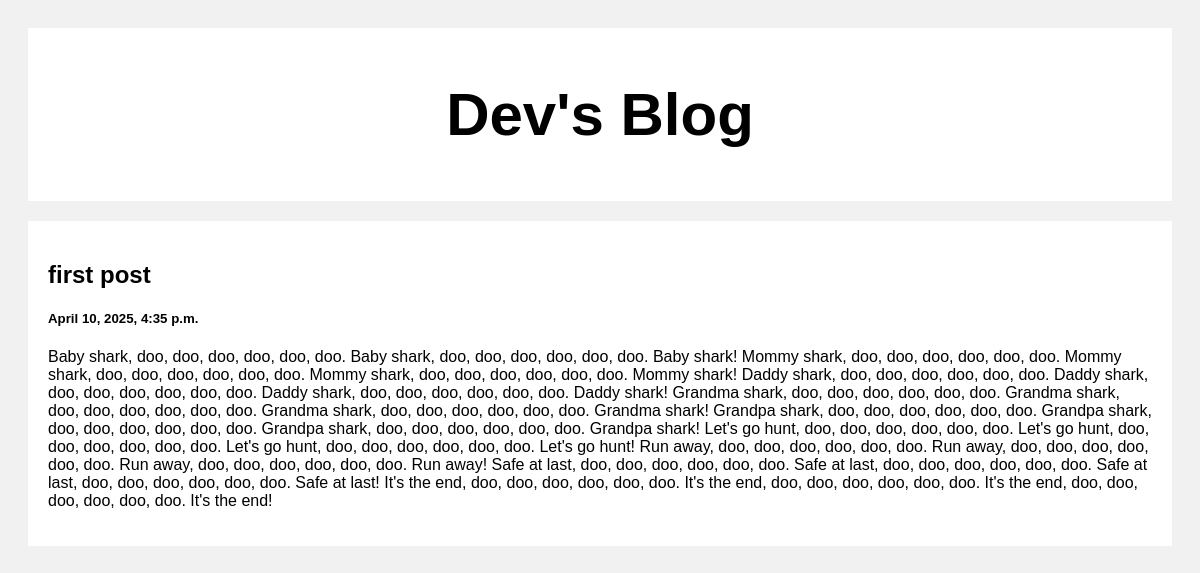
/post/1, run on the app's committed database.
### posts/models.py (models this page shows)
class Post(models.Model):
    title= models.CharField(max_length=100, default="")
    body= models.CharField(max_length=1000000, default="")
    created_at= models.DateTimeField(default=datetime.now, blank=True)

### posts/views.py (the view)
# urls.py: path('post/<str:pk>', views.post, name='post')
def post(request, pk):
    posts = Post.objects.get(id=pk)
    return render(request, 'posts.html', {'posts': posts})

### templates/posts.html (shortened to what this page needs)
<!DOCTYPE html>
<html>
<head>
</head>
<body>
<div class="header">
  <h2>Dev's Blog</h2>
</div>
<div class="row">
  <div class="leftcolumn">
    <div class="card">
        <h2>{{posts.title}}</h2>
        <h5>{{posts.created_at}}</h5>
        <p>{{posts.body}}</p>
    </div>
  </div>
</div>
</body>
</html>

### templates/posts.html (style rules this page uses)
* { box-sizing: border-box; }
body { font-family: Arial; padding: 20px; background: #f1f1f1; }
.header { padding: 2px; font-size: 40px; text-align: center; background: white; }
.leftcolumn { float: left; width: 100%; }
.card { background-color: white; padding: 20px; margin-top: 20px; }
.row:after { content: ""; display: table; clear: both; }

### data on the page
Post: title "first post", created_at "April 10, 2025, 4:35 p.m.", body "Baby shark, doo, doo, doo, doo, doo, doo. Baby shark, doo, doo, doo, doo, doo, doo. Baby shark! Mommy shark, doo, doo, doo, doo, doo, doo. Mommy shark, doo, doo, doo, doo, doo, doo. Mommy shark, doo, doo, doo, doo, doo, doo. Mommy shark! Daddy shark, doo, doo, doo, doo, doo, doo. Daddy shark, doo, doo, doo, doo, doo, doo. Daddy shark, doo, doo, doo, doo, doo, doo. Daddy shark! Grandma shark, doo, doo, doo, doo, doo, doo. Grandma shark, doo, doo, doo, doo, doo, doo. Grandma shark, doo, doo, doo, doo, doo, doo. Grandma shark! Grandpa shark, doo, doo, doo, doo, doo, doo. Grandpa shark, doo, doo, doo, doo, doo, doo. Grandpa shark, doo, doo, doo, doo, doo, doo. Grandpa shark! Let's go hunt, doo,…"
